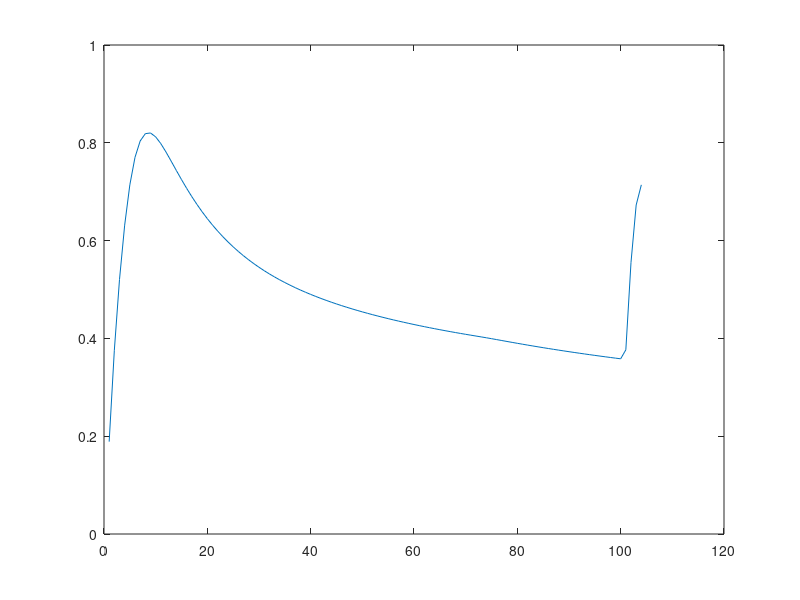

This figure's MATLAB source:
% function slgkmodel()
clear global; clear functions;

b=zeros(20,20);
cr=0;
cs=zeros(20,1);
err=zeros(20,1);
hidden=0;
i=0;
ii=0;
in=zeros(20,1);
ipre=zeros(20,1);
is=zeros(20,1);
itotal=0;
j=0;
manypre=0;
novel=zeros(20,1);
novtotal=0;
or_fv=0;
pp=zeros(2000+1,20,20,20);
pre=zeros(20,1);
pwin=zeros(20,1);
r=zeros(20,20);
s=0;
sal=zeros(20,1);
sps=0;
spu=0;
sts=0;
stu=0;
t=0;
teacher=zeros(20,1);
tempi=zeros(20,1);
time_fv=0;
tipe=0;
tr=zeros(20,1);
trh=zeros(20,1);
trial=zeros(2000+1,1);
us_intensity=0;
v=zeros(20,20);
win=zeros(20,1);
x=zeros(20,1);
xp=zeros(20,1);
z=zeros(20,1);
z1=zeros(20,1);
zz=zeros(20,1);
zzz=zeros(20,1);

 
k=[.2,.1,.005,.02,.005,1.,2.,.4,.995,.995,.7,.5].';
time_units = 200; % # of time units
stim = 4; % # of stimuli including CX
ty = 3; % Types of trials
n = 104; % # of trials
trial_types_order = [1 1 1 1 1 1 1 1 1 1 1 1 1 1 1 1 1 1 1 1 1 1 1 1 1 1 1 1 1 1 1 1 1 1 1 1 1 1 1 1 1 1 1 1 1 1 1 1 1 1 1 1 1 1 1 1 1 1 1 1 1 1 1 1 1 1 1 1 1 1 1 1 1 1 1 1 1 1 1 1 1 1 1 1 1 1 1 1 1 1 1 1 1 1 1 1 1 1 1 1 2 2 2 2]; % Order of trial types
pn = 1; % Print from trial #
test_time = 35; % Test CR at time
hidden = 0; % Hidden
output_trials = zeros(n,1);
pre1_test_time = zeros(n,1); % CR values per trial at test time
output_time_units = zeros(time_units, n);
cs1_time_units = zeros(time_units, n); % CS(1) per time unit
pre1_keys_time_units(1:time_units, 1:n) =  {0}; % pre1 determined keys from us intensity values
%output_time_units_single = zeros(time_units * n, 1);
pre1_determined = 0;
pre1_determined_key = 0;
us_intensity_values(1:2000, 1:20) = {0}; % eg. us_intensity_values{1,5} = us_intensity_order{1};
 
% stim * ty many values should be given for:
% manypre_values, sts_values, sps_values, sal_values
%% # of presentations of stimulus
manypre_values = [1 1 1 1 1 1; 1 1 1 1 1 1; 1 1 1 1 1 1];
%% CS starts
sts_values = [1 30 10 20 20 20; 1 30 30 1 20 20; 1 20 20 20 20 20];
%% CS stops
sps_values = [2000 40 20 40 40 40; 2000 40 40 40 40 40; 2000 40 40 40 40 40];
%% CS salience
% %T_only
% sal_values = [.1 1 0 0 0 0; .1 1 0 0 0 0; ; .1 0 1 0 0 0];
%T+Lonly
sal_values = [.1 1 0 0 0 0; .1 1 1 0 0 0; ; .1 0 1 0 0 0];

% ty many values should be given for:
% stu_values, spu_values, us_intensity_values
%% US starts
stu_values = [30 30 35];
%% US stops
spu_values = [40 40 40];
%% US intensity
% eg. us_intensity_order{1}(1) us_intensity_order{1}(2) ...
% [USnoact dUS]  dUS = Action Outcome = (USact - USnoact)*4
us_intensity_order = {[1 1]; [1 1] ; [0 0]};


itotal = stim + 1;
for tipe = 1: ty
    for s = 1: stim
        manypre = manypre_values(tipe, s);
        for time_fv = 1: time_units
            for ii = 1: manypre
                pp(time_fv+1,tipe,s,ii) = 0;
            end
            ii = manypre+1;
        end
        time_fv = time_units+1;
        
        for ii = 1: manypre
            sts = sts_values(tipe, s);
            win(ii) = fix(sts);
            sps = sps_values(tipe, s);
            pwin(ii) = fix(sps);
            sal(s) = sal_values(tipe, s);
            
            for time_fv = 1: time_units
                if(time_fv >= win(ii) && time_fv <= pwin(ii))
                    pp(time_fv+1,tipe,s,ii) = sal(s);
                end
            end
            time_fv = time_units+1;
        end
        ii = manypre+1;
    end
    
    s = stim+1;   
    stu = stu_values(tipe);
    spu = spu_values(tipe);
   
    for time_fv = 1: time_units
        us_intensity_values{time_fv+1,tipe} = 0;
        
        if(time_fv >= stu)
            us_intensity_values{time_fv+1,tipe} = us_intensity_order{tipe};
        end
        
        if(time_fv > spu)
            us_intensity_values{time_fv+1,tipe} = 0;
        end
    end

    time_fv = time_units+1;
end
tipe = ty+1;

if(pn == 0)
    pn = 1;
end

for t = 1: n
    i = trial_types_order(t); % Order of trial types
    trial(t+1) = fix(i);
end
t = n+1;

% j's of hidden go from itotal+1 to itotal+1+hidden
% connections of inputs to total to hidden
for j = itotal + 1: itotal + 1 + hidden
    for i = 1: itotal
        r(i,j) =(((1.-rand).*1.)-.5)./2;
    end
    i = fix(itotal+1);
end

j = itotal + 1 + hidden + 1;

for i = 1: itotal + hidden
    for j = 1: itotal
        v(i,j) = 0;
    end
    j = itotal + 1;
end
i = itotal + hidden + 1;

for t = 1: n
    for time_fv = 1: time_units
        us_intensity = us_intensity_values{time_fv+1,trial(t+1)};
        if (time_fv == stu)
            if (pre1_test_time(t,1) <= 0.01)% change between 0 and 0.001
                if (rand() > 0.2)
                   pre1_determined = us_intensity(1);
                   pre1_determined_key = 1;
                else
                   pre1_determined = us_intensity(2);
                   pre1_determined_key = 2;
                end
            else 
                if (rand() > 0.8)
                   pre1_determined = us_intensity(1);
                   pre1_determined_key = 1;
                else
                   pre1_determined = us_intensity(2);
                   pre1_determined_key = 2;
                end
            end
        end
        
        cs(1) = 0;
        if(time_fv >= stu)
            cs(1) = pre1_determined;
            pre1_keys_time_units{time_fv, t} = [num2str(trial(t+1), '%d') ',' num2str(pre1_determined_key, '%d')];
        end
        if(time_fv > spu)
            cs(1) = 0;
            pre1_keys_time_units{time_fv, t} = 0;
        end
        cs1_time_units(time_fv, t) = cs(1);
        
        for i = 1: stim
            cs(i+1) = 0;
            for ii = 1: manypre
                cs(i+1) = cs(i+1) + pp(time_fv+1,trial(t+1),i,ii);
            end
            ii = manypre+1;
        end
        i = stim+1;
        
        % Assign teaching signals of the output units
        for j = 1: itotal
            teacher(j) = cs(j);
        end
        j = itotal+1;
        
        % T and X
        for i = 1: itotal
            % Traces for direct connections
            tr(i) = tr(i) + k(1).*(cs(i)-tr(i));
            in(i) = tr(i) + k(8).*pre(i);
            tempi(i) = in(i).*z(i);
            if(tempi(i) < 0.)
                tempi(i) = 0.;
            end
            
            % Traces for hidden connections
            trh(i) = trh(i) + k(1).*cs(i).*(1-trh(i)) - 0.1.*k(1).*trh(i);
            % X for direct connections
            xii(i) = k(7).*(in(i).*k(2)+tempi(i));
            x(i) = abs(xii(i)); 
        end
        i = itotal+1;
        
       % x(1) = 0;
        % Output of hidden
        for j = itotal + 1: itotal + 1 + hidden
            xp(j) = 0;
            x(j) = 0;
        end
        j = fix(itotal + 1 + hidden+1);
        
        for j = itotal + 1: itotal + 1 + hidden
            for i = 1: itotal
                xp(j) = xp(j) + trh(i).*r(i,j);
            end
            i = itotal+1;
        end
        j = itotal + 1 + hidden + 1;
        
        % Changing attention to the hidden units
        for j = itotal + 1: itotal + 1 + hidden
            zz(j) = zz(j) + .00001.*novel(1).*(1-zz(j));
        end
        j = itotal + 1 + hidden + 1;
        
        for j = itotal + 1: itotal + 1 + hidden
            zzz(j) = zz(j).^8./(zz(j).^8+.1.^8);
            x(j) =(5.*xp(j).*zzz(j)).^2;
            if(x(j) <= 0)
                x(j) = 0;
            end
        end
        j = itotal + 1 + hidden + 1;
        
        % Aggregate Predictions and CR
        for i = 1: itotal + hidden
            for j = 1: itotal
                b(i,j) = x(i).*v(i,j);
            end
            j = itotal+1;
        end
        i = itotal + hidden + 1;
        
        for j = 1: itotal
            pre(j) = 0.;
            for i = 1: itotal + hidden
                pre(j) = pre(j) + b(i,j);
            end
            i = itotal + hidden + 1;
            
            if(pre(j) < 0)
                pre(j) = 0;
            end
        end
        j = itotal+1;
        
        cr = k(6).*(pre(1).^2./(pre(1).^2+.15.^2));
        if(cr < 0)
            cr = 0.;
        end
        
        % novelty
        novtotal = 0.;
        
        % integrator of CS/US and Prediction of CS/US
        for j = 1: itotal
            if(j == 1)
                is(1) =(k(9).*is(1)+cs(1).*(1-is(1)));
                ipre(1) =(k(10).*ipre(1)+pre(1).*(1-ipre(1)));
            else
                is(j) =(k(9).*is(j)+cs(j).*(1-is(j)));
                ipre(j) =(k(10).*ipre(j)+pre(j).*(1-ipre(j)));
            end
            
            % novelty is the difference between the two integrators
            novel(j) = abs(is(j)-ipre(j));
            % Sum of the individual novelty
            novtotal = novtotal + novel(j);
        end
        j = itotal+1;
        
        or_fv =(novtotal.^2./(novtotal.^2+.75.^2));
        cr = cr .* (1 - or_fv);
        % error signal
        for j = 1: itotal
            err(j) =(teacher(j)-pre(j));
        end
        j = itotal+1;
        
        % Calculate Weight Change
        % V
        for i = 1: itotal + hidden
            for j = 1: itotal
                v(i,j) = v(i,j) + .6.*k(3).*x(i).*err(j).*(1.0-abs(v(i,j)));
            end
            j = itotal+1;
        end
        i = itotal + hidden + 1;
        
        % Z
        for i = 1: itotal
            z(i) = z(i) +(in(i).*((k(4).*or_fv.*(1.-abs(z(i)))-k(5).*(1.+z(i)))));
            if(z1(i) < -1.)
                z1(i) = -1.;
            end
        end
        i = itotal+1;
        
        % Output results
        if(time_fv == test_time && t >= pn)
            pre1_test_time(t,1) = pre(1); % DONT change this
            output_trials0(t,1) = err(1);  % change this
            output_trials(t,1) = x(3);  % change this
            output_trials2(t,1) = v(3,1);  % change this
            output_trials3(t,1) = v(1,3);  % change this
            output_trials4(t,1) = b(1);  % change this
            output_trials5(t,1) = x(4);  % change this
            output_trials6(t,1) = cr;  % change this
        end
      
        if(t >= pn)
            output_time_units0(time_fv, t) = err(1); % change this
            output_time_units(time_fv, t) = x(3); % change this
            output_time_units2(time_fv, t) = v(3,1); % change this
            output_time_units3(time_fv, t) = v(1,3); % change this
            output_time_units4(time_fv, t) = b(1); % change this
            output_time_units5(time_fv, t) = x(4); % change this
            output_time_units6(time_fv, t) = cr; % change this
        end
    end
    time_fv = time_units+1;
end

output_time_units_single0 = output_time_units0(:);
output_time_units_single = output_time_units(:);
output_time_units_single2 = output_time_units2(:);
output_time_units_single3 = output_time_units3(:);
output_time_units_single4 = output_time_units4(:);
output_time_units_single5 = output_time_units5(:);
output_time_units_single6 = output_time_units6(:);
disp(output_trials);
disp(output_time_units);

plot(output_trials);
%plot(output_time_units)
%plot(output_time_units_single)
% clear all;
% end
